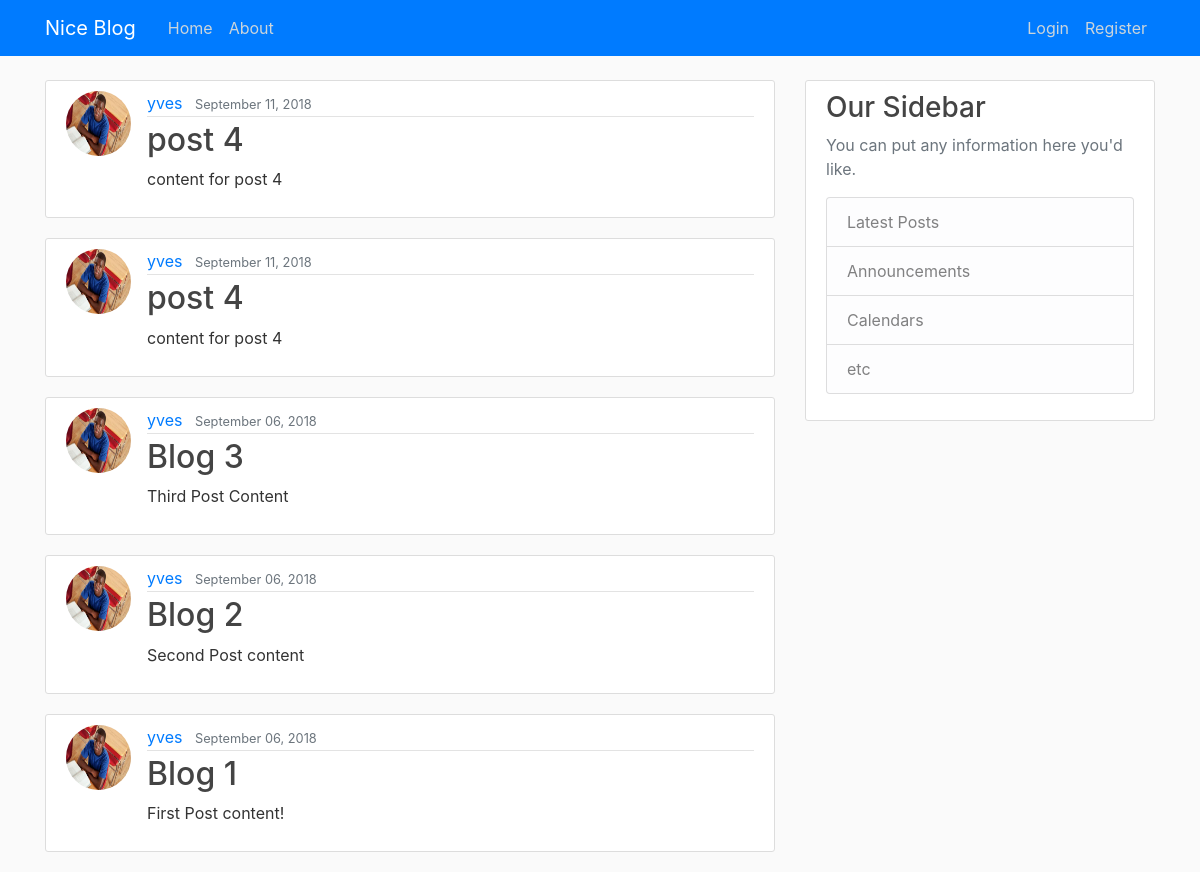
The page / on the database its author committed.
### blog/models.py (models this page shows, shortened)
class Post(models.Model):
    title = models.CharField(max_length=100)
    content = models.TextField()
    date_posted = models.DateTimeField(default=timezone.now)
    author = models.ForeignKey(User, on_delete=models.CASCADE)

### users/models.py (models this page shows, shortened)
class Profile(models.Model):
    user = models.OneToOneField(User, on_delete=models.CASCADE)
    image = models.ImageField(default='default.jpg', upload_to='profile_pics')

### blog/views.py (the view)
# urls.py: path('', PostListView.as_view(), name='blog-home'),
class PostListView(ListView):
    model = Post
    template_name = 'blog/home.html'
    context_object_name = 'posts'
    ordering = ['-date_posted']

### blog/templates/blog/home.html
{% extends 'blog/base.html' %}
{% block content %}
    {% for post in posts %}
        <article class="media content-section">
          <img src="{{ post.author.profile.image.url }}" alt="author" class="rounded-circle article-img">
          <div class="media-body">
            <div class="article-metadata">
              <a class="mr-2" href="#">{{ post.author }}</a>
              <small class="text-muted">{{ post.date_posted | date:"F d, Y" }}</small>
            </div>
            <h2><a class="article-title" href="{% url 'post-detail' post.id %}">{{ post.title }}</a></h2>
            <p class="article-content">{{ post.content }}</p>
          </div>
        </article>
    {% endfor %}
{% endblock %}

### blog/static/blog/main.css (style rules this page uses)
body { background: #fafafa; color: #333333; margin-top: 5rem; }
h1, h2, h3, h4, h5, h6 { color: #444444; }
.content-section { background: #ffffff; padding: 10px 20px; border: 1px solid #dddddd; border-radius: 3px; margin-bottom: 20px; }
.article-title { color: #444444; }
.article-content { white-space: pre-line; }
.article-img { height: 65px; width: 65px; margin-right: 16px; }
.article-metadata { padding-bottom: 1px; margin-bottom: 4px; border-bottom: 1px solid #e3e3e3 }

### rows shown on the page
Post: author.profile.image (picture), author "yves", date_posted "September 11, 2018", title "post 4", content "content for post 4"
Post: author.profile.image (picture), author "yves", date_posted "September 11, 2018", title "post 4", content "content for post 4"
Post: author.profile.image (picture), author "yves", date_posted "September 06, 2018", title "Blog 3", content "Third Post Content"
Post: author.profile.image (picture), author "yves", date_posted "September 06, 2018", title "Blog 2", content "Second Post content"
Post: author.profile.image (picture), author "yves", date_posted "September 06, 2018", title "Blog 1", content "First Post content!"
